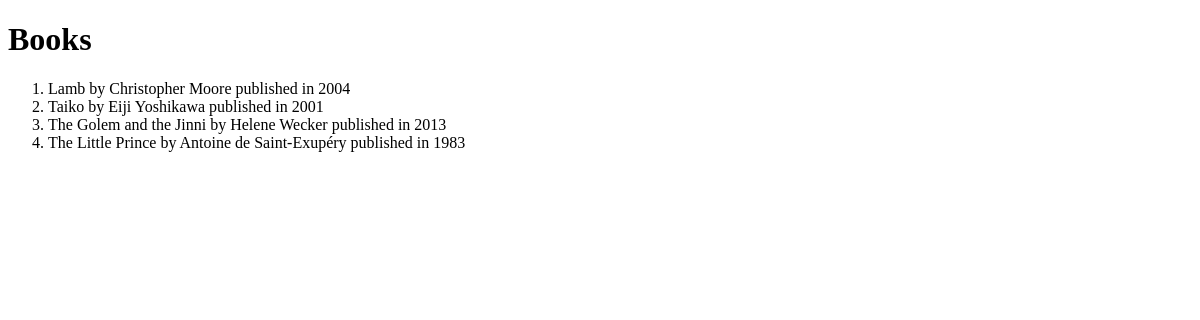
/books/ (signed in), run on an earlier commit of the app's database.
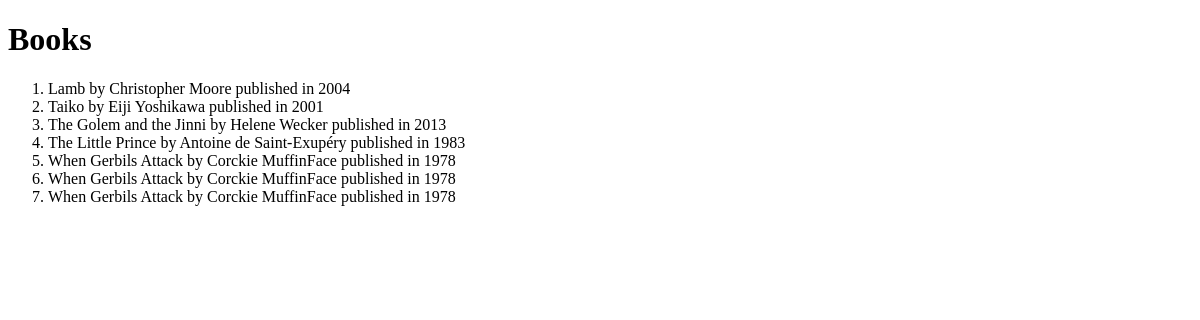
And on a later commit of the database.
### libraryapp/models/book.py (models this page shows)
class Book(models.Model):
    title = models.CharField(max_length=50)
    ISBN = models.CharField(max_length=50)
    author = models.CharField(max_length=50)
    year_published = models.IntegerField()
    location = models.ForeignKey(Library, on_delete=models.CASCADE)
    librarian = models.ForeignKey(Librarian, on_delete=models.CASCADE)

### libraryapp/views/books/list.py (the view, shortened to what this page needs)
# urls.py: path('books/', book_list, name='books'),
@login_required
def book_list(request):
    if request.method == 'GET':
        with sqlite3.connect(Connection.db_path) as conn:
            conn.row_factory = model_factory(Book)
            db_cursor = conn.cursor()
            db_cursor.execute("""
            select
                b.id,
                b.title,
                b.isbn,
                b.author,
                b.year_published,
                b.librarian_id,
                b.location_id
            from libraryapp_book b
            """)
            all_books = db_cursor.fetchall()
        template = 'books/list.html'
        context = {
            'all_books': all_books
        }
        return render(request, template, context)

### libraryapp/models/modelfactory.py (called while the page is built)
def model_factory(model_type):
    def create(cursor, row):
        instance = model_type()
        smart_row = sqlite3.Row(cursor, row)
        for col in smart_row.keys():
            setattr(instance, col, smart_row[col])
        return instance
    return create

### libraryapp/templates/books/list.html (shortened to what this page needs)
{% load static %}
<!DOCTYPE html>
<html>
  <head>
  </head>
  <body>
    <h1>Books</h1>
    <ol>
    {% for book in all_books %}
        <li>
            {{ book.title }}
            by {{book.author}}
            published in {{book.year_published}}
        </li>
    {% endfor %}
    </ol>
  </body>
</html>

What changed in the data, as far as the page shows it:
added Book: title "When Gerbils Attack", author "Corckie MuffinFace", year_published "1978"
added Book: title "When Gerbils Attack", author "Corckie MuffinFace", year_published "1978"
added Book: title "When Gerbils Attack", author "Corckie MuffinFace", year_published "1978"
